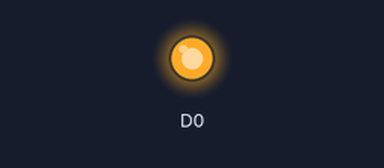
Simulated run of this sketch. Board: ESP8266 (NodeMCU). Parts: output pins drawn as LEDs (lit = HIGH). WiFi joins after 1.5 s; servers stay silent unless stated; what the sketch prints to the serial monitor is not drawn.

Above: at 2.6 s.
At 5.5 s:
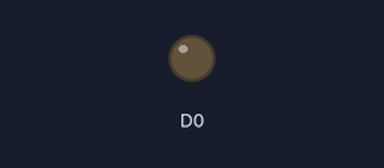
Timing chart, 0 to 6.9 s (numbered marks = the images above):
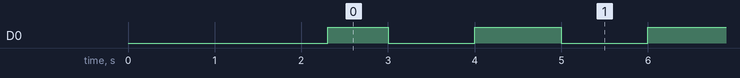

The sketch:

ESP8266_Reconect_2020_BAG.ino
```cpp
// Этот скетч с илюстрацией Бага

/*    22/11/2020 Основное изменение это то что теперь reconnectBlynk(); не войдет
 *    в бесконечный цикл вызова. И это очень повышает стабильность.
 *
 *    Автор: Обушенков Алексей Андреевич
 *    Группа в ВК https://vk.com/engineer24
 *    Канал на YouTube https://www.youtube.com/channel/UCih0Gcl9IEdkR8deDJCiodg
 *    Инженерка Engineering room
 *
 *
 *****************************************************************************
 * Скетч собран по материалам сайта http://docs.blynk.cc/
 *****************************************************************************
 * Модули в составе проекта
 * ESP8266 - 12E WIFI RobotDyn (3.68 $) https://goo.gl/k6TRUz
 * ESP8266 - 12E WIFI GREAT WALL (3.44 $) https://goo.gl/DcqYMg
 *
 * Датчики для улицы:
 *  DHT 11 (1.00 $) https://goo.gl/sCBn3d  Тут дешево но долго шло
 *  DHT 11 (3.11 $) https://goo.gl/rBFbBD  Тут дороже но дойдет быстрее
 *  Желательно брать этот, скоро будет вариант и с ним.
 *  GY-BME280-3.3 (3.78 $) https://goo.gl/1eyGmg
 *
 * Модуль часов реального времени
 *  DS3231 Модуль RTC (1.95 $) https://goo.gl/3jMusY
 *  RTC DS3231 (часы реального времени)RobotDyn + аккумулятор (2.90 $) https://goo.gl/gGMRak
 *
 * Датчики температуры в помещении и в полу
 *  DS18B20 Датчик на плате (2.11 $) https://goo.gl/T4AmmR
 *  DS18B20 Датчик температуры в корпусе (2.07 $) https://goo.gl/HmbgWM
 *
 * Реле (выбор реле зависит от мощности нагрузки)
 *  1-канальное реле с управлением Высоким и Низким уровнем 10Ампер (0,99 $) https://goo.gl/SnFuXY
 *  1-канальное реле с управлением Высоким и Низким уровнем 30Ампер (3.96 $) https://goo.gl/PW1uYL
 *
 *****************************************************************************
 * Библиотеки
 *****************************************************************************
 * BLYNK
 *    http://docs.blynk.cc/#downloads-blynk-library
 *
 *****************************************************************************
 * В чем суть скетча
 *****************************************************************************
 *  При обрыве Интернета по любой причине, было бы неплохо, что бы наше устройство переподключилось.
 *  Раздельно отслеживается подключение к WiFi и серверу Blynk.
 *  Есть вкладка Connect.h в ней находятся функции для подключения и переподключения
 *  Есть вкладка Variables.h в ней можно указать каким сервером пользоваться (Основной или Локальный)
 *  Там же задается Токен и Лоин с Паролем от WiFi
 *
 *  Но это не панацея, так как наш ESP8266 однозадачный (однопоточный), то весь скетч будет подвисать
 *  на какое то время при попытке переподключения.
 *
 *  К примеру в этом скетче каждые 10 секунд (лучше установить побольше например 30),
 *  будет проверятся есть ли связь с сервером Blynk и если нет будем пытаться переподключится,
 *  но если это невозможно (да да же если и возможно), то 5 секунд,
 *  а то и больше наша ESP !!! НИЧЕГО НЕ БУДЕТ БОЛЬШЕ ДЕЛАТЬ!!!. Будет только подключаться к Blynk.
 *  Равносильно delay думаю так понятней.
 */

/* Закомментируйте это, чтобы отключить BLYNK_LOG и сэкономить место */
#define BLYNK_PRINT Serial


#include <ESP8266WiFi.h>
#include <BlynkSimpleEsp8266.h>

#include "Variables.h" // Вкладка со всеми переменными

BlynkTimer timer;       // Объявляем класс Таймер
#include "Connect.h"   // Вкладка с функциями подключения к WiFi и Blynk

void Blink(){
  digitalWrite(D0, !digitalRead(D0)); // Инвертируем состояние D0
}

void setup(){
  pinMode(D0, OUTPUT);
// Открываем монитор порта
  Serial.begin(115200);

// Проверяем есть ли связь с сервером каждые 10 секунд
  IDt_reconnectBlynk = timer.setInterval(10*1000, reconnectBlynk);

  // Вызываем функцию мигание светодиодом
  timer.setInterval(1000, Blink);
// Вызываем функцию подключения к Blynk
  reconnectBlynk();

}

void loop(){
if (Blynk.connected()){ Blynk.run();}
  timer.run();

  delay(1);
}
```

Connect.h
```cpp
void WIFIinit() {
  // Попытка подключения к точке доступа
  WiFi.mode(WIFI_STA);
  byte tries = 11; // Количество попыток
  WiFi.begin(_ssid.c_str(), _password.c_str());
  // Делаем проверку подключения до тех пор пока счетчик tries
  // не станет равен нулю или не получим подключение
  while (--tries && WiFi.status() != WL_CONNECTED)
  {
    Serial.print(".");
    delay(1000);
  }
  if (WiFi.status() != WL_CONNECTED)
  {
    // Если не удалось подключиться Скажем об этом
    Serial.println("");
    Serial.println("WiFi not connected");
  }
  else {
    // Иначе удалось подключиться отправляем сообщение
    // о подключении и выводим адрес IP
    Serial.println("");
    Serial.println("WiFi connected");
    Serial.println("IP address: ");
    Serial.println(WiFi.localIP());
  }
}

void ConnectBlynk(){
  //timer.disable(IDt_reconnectBlynk); // Выключаем таймер

  //*******************************************************
  // Запускаем WiFi
  if (WiFi.status() != WL_CONNECTED){// Если нет WiFi, то коннектимся
  WIFIinit();
  }
  /*  Дисконект - для справки
    WiFi.disconnect(); // отключаемся от сети
    Serial.println("Disconnect WiFi.");
  */

  //*******************************************************
  // Запускаем Blynk

  if (WiFi.status() == WL_CONNECTED){// Если нет WiFi, то не коннектимся
    Blynk.config(_authB.c_str(), _serverB.c_str(), _portB.toInt());
    Serial.println(Blynk.connect(5000));
  }


  // До бесконечности будем оставаться в цикле while
  // пока не установим связь с сервером
  // while (Blynk.connect() == false) {}

  //timer.enable(IDt_reconnectBlynk); // Включаем таймер
  //timer.restartTimer(IDt_reconnectBlynk); // Перезапускаем таймер
}//ConnectBlynk()

// Реконектимся если обрыв связи
void reconnectBlynk() {
  if (!Blynk.connected()){
    Serial.println("Diconnect...");
    ConnectBlynk();
    if (Blynk.connected()){
        Serial.println("Reconnected");
     }
    else{
        Blynk.disconnect();
        isFestConnection=true;
        Serial.println("Not reconnected");
      if (WiFi.status() == WL_CONNECTED)  {
          Serial.println("not Server");
      } else {
          Serial.println("not WiFi");
      }
    }
  }

}//reconnectBlynk()
```

Variables.h
```cpp
/////////////////////////////////////////
//               База GPIO             //


/////////////////////////////////////////
//      База Виртуальных PIN -ов       //


/////////////////////////////////////////
//      База глобальных переменных     //


// Первое ли это подключение к Серверу
  bool isFestConnection=true;

// ID для таймеров Blynk
  int IDt_reconnectBlynk; // ID таймера для перезагрузки

/////////////////////////////////////////
//   База переменных для подключения   //

// Логин и пароль от WiFi
String _ssid     = "MTS_sib.eng24"; // Для хранения SSID
String _password = "2404498A123"; // Для хранения пароля сети

// Ключ Blynk
String _authB = "1bceb51ed96648b199df791079c176c6";    // AUTH токен Blynk
String _serverB = "blynk-cloud.com";                   // Сервер Blynk "blynk-cloud.com"
String _portB = "8080";                                // Порт сервера Blynk "8080"
```

Measured:
- by itself, D0: repeats every 2.0 s: LOW 1.0 s, HIGH 1.0 s
